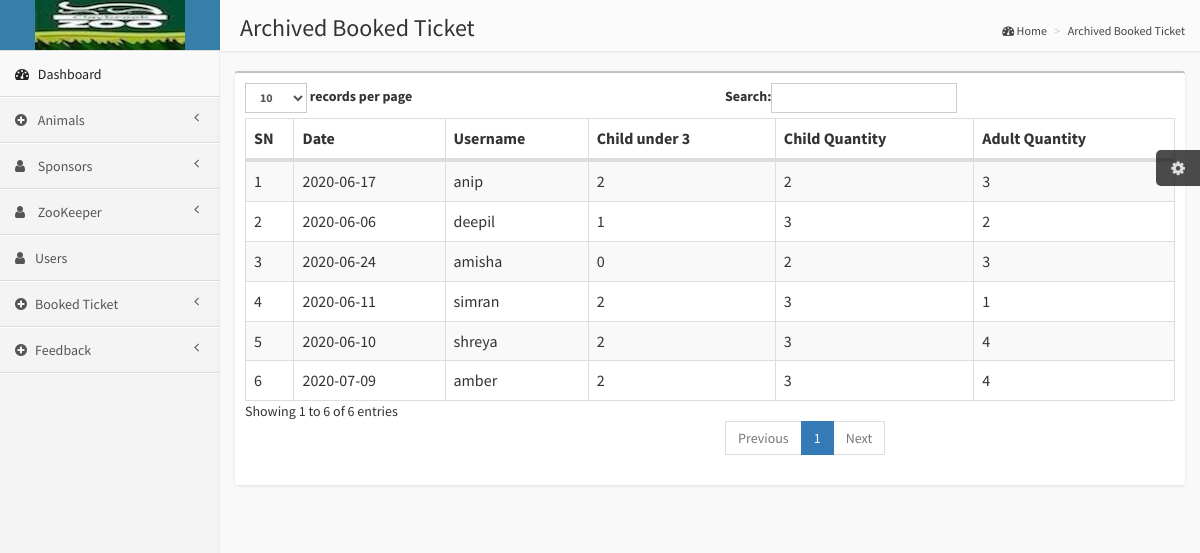
Page /admin/view_archive_ticket.php on the committed database.
### tables this page shows
CREATE TABLE `ticket` (
  `ticket_id` int(11) NOT NULL,
  `ticket_date` varchar(255) NOT NULL,
  `username` varchar(255) NOT NULL,
  `child_under` varchar(255) NOT NULL,
  `child_quantity` varchar(255) NOT NULL,
  `adult_quantity` varchar(255) NOT NULL,
  `archive_ticket` varchar(255) NOT NULL DEFAULT 'false'
);

### admin/view_archive_ticket.php (the view, shortened to what this page needs)
<?php
include 'admin_header.php';
include 'admin_sidebar.php';
$booked_ticket=$connection->prepare("SELECT * FROM ticket WHERE archive_ticket='true'");
$booked_ticket ->execute();
?>
<aside class="right-side">
    <section class="content-header">
        <h1>Archived Booked Ticket</h1>
            <ol class="breadcrumb">
                <li><a href="#"><i class="fa fa-dashboard"></i> Home</a></li>
                <li><a href="#">Archived Booked Ticket</a></li>
            </ol>
    </section>
    <section class="content">
        <div class="row">
            <div class="col-xs-12">
                <div class="box">
                    <div class="box-body table-responsive">
                        <table id="example1" class="table table-bordered table-striped" style="width: 100%;">
                                 <thead>
                                    <tr>
                                        <th>SN</th>
                                        <th>Date</th>
                                        <th>Username</th>
                                        <th>Child under 3</th>
                                        <th>Child Quantity</th>
                                        <th>Adult Quantity</th>
                                    </tr>
                                </thead>
                                <?php
                                $sn=1;
                                foreach ($booked_ticket as $row) {
                                ?>
                                <tr>
                                    <td><?php echo $sn++;?></td>
                                    <td><?php echo $row['ticket_date'];?></td>
                                     <td><?php echo $row['username'];?></td>
                                    <td><?php echo $row['child_under'];?></td>
                                    <td><?php echo $row['child_quantity'];?></td>
                                    <td><?php echo $row['adult_quantity'];?></td>
                                 </tr>
                                 <?php } ?>
                             </table>
                        </div>
                    </div>
                </div>
            </div>
    </section>
</aside>

### css/AdminLTE.css (style rules this page uses)
html, body { overflow-x: hidden!important; font-family: 'Source Sans Pro', sans-serif; -webkit-font-smoothing: antialiased; min-height: 100%; background: #f9f9f9; }
a { color: #3c8dbc; }
.right-side, .left-side { min-height: 100%; display: block; }
.right-side { background-color: #f9f9f9; margin-left: 220px; }
.content { padding: 20px 15px; background: #f9f9f9; }
.right-side > .content-header { position: relative; padding: 15px 15px 10px 20px; }
.right-side > .content-header > h1 { margin: 0; font-size: 24px; }
.right-side > .content-header > .breadcrumb { float: right; background: transparent; margin-top: 0px; margin-bottom: 0; font-size: 12px; padding: 7px 5px; position: absolute; top: 15px; right: 10px; -webkit-border-radius: 2px; -moz-border-radius: 2px; border-radius: 2px; }
.right-side > .content-header > .breadcrumb > li > a { color: #444; text-decoration: none; }
.right-side > .content-header > .breadcrumb > li + li:before { content: '>\00a0'; }
.box { position: relative; background: #ffffff; border-top: 2px solid #c1c1c1; margin-bottom: 20px; border-radius: 3px; width: 100%; box-shadow: 0px 1px 3px rgba(0, 0, 0, 0.1); }
.box .box-body { padding: 10px; }
.box .box-body .table { margin-bottom: 0; }
.skin-blue .right-side > .content-header { background: #fbfbfb; box-shadow: 1px 1px 2px rgba(0, 0, 0, 0.1); }

### rows in the picture
ticket: ticket_date "2020-06-17", username "anip", child_under "2", child_quantity "2", adult_quantity "3"
ticket: ticket_date "2020-06-06", username "deepil", child_under "1", child_quantity "3", adult_quantity "2"
ticket: ticket_date "2020-06-24", username "amisha", child_under "0", child_quantity "2", adult_quantity "3"
ticket: ticket_date "2020-06-11", username "simran", child_under "2", child_quantity "3", adult_quantity "1"
ticket: ticket_date "2020-06-10", username "shreya", child_under "2", child_quantity "3", adult_quantity "4"
ticket: ticket_date "2020-07-09", username "amber", child_under "2", child_quantity "3", adult_quantity "4"
